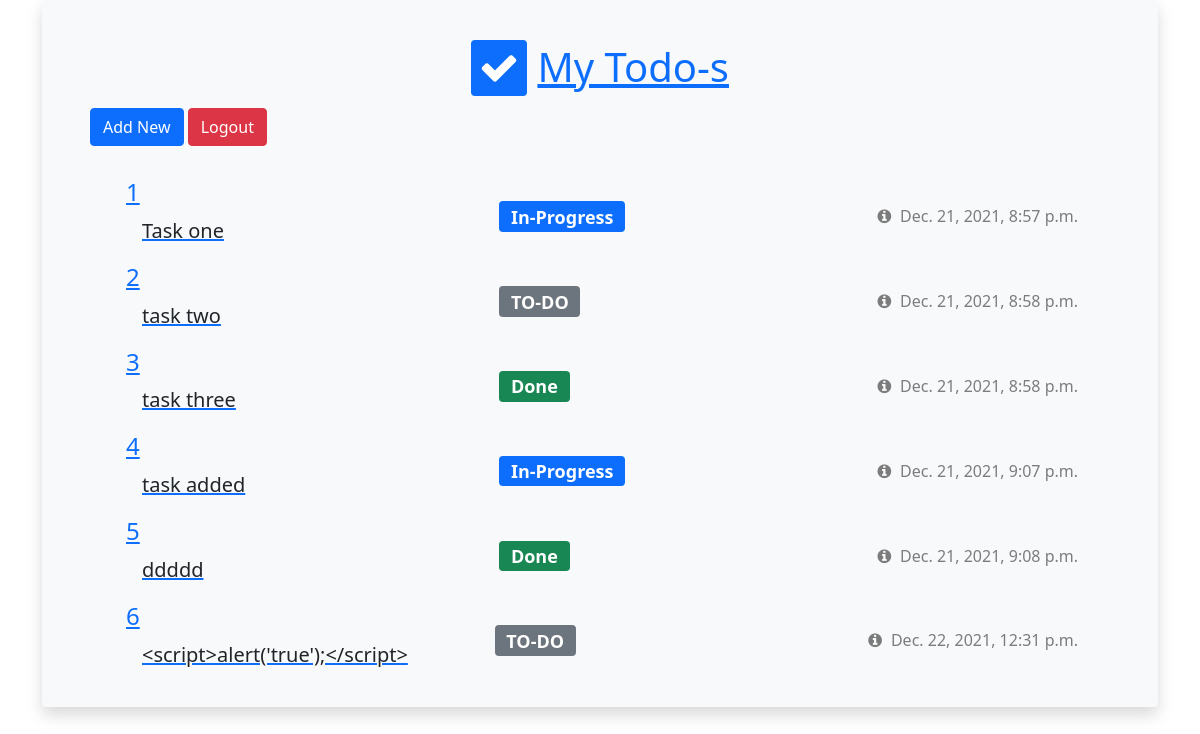
Screenshot of / (signed in) with the database file from the repository.
### todo/models.py (models this page shows, shortened)
class Task(models.Model):
    title = models.CharField(max_length=300)
    state = models.CharField(
        max_length=1, choices=TASKSTATES.choices, default=TASKSTATES.TODO
    )
    creation_date = models.DateTimeField(auto_now_add=True)

### todo/views.py (the view)
# urls.py: path("", views.dashboard, name="dashboard"),
def dashboard(request):
    if not request.user.is_authenticated:
        return redirect("%s?next=%s" % (settings.LOGIN_URL, request.path))
    tasks = Task.objects.all()
    return render(request, "dashboard.html", {"tasks": tasks})

### todo/templates/dashboard.html (shortened to what this page needs)
{% extends "base.html" %}
{% block content %}
<div class="container m-6 p-2 rounded mx-auto bg-light shadow">
    <div class="row m-1 p-4">
        <div class="col">
            <div class="p-1 h1 text-primary text-center mx-auto display-inline-block">
                <i class="fa fa-check bg-primary text-white rounded p-2"></i>
                <u>My Todo-s</u>
            </div>
            <a class="btn btn-primary" href="/todolist/add/" role="button">Add New</a>
            <a class="btn btn-danger" href="/user/logout" role="button">Logout</a>
        </div>
    </div>
    <div class="row mx-1 px-5 pb-3 w-80">
        <div class="col mx-auto">
            {% for task in tasks %}
            <div class="row px-3 align-items-center todo-item rounded">
                <div class="col px-1 m-1 d-flex align-items-center">
                    <a href="{{task.id}}">
                        <h4 class="mb-0">{{task.id}} </h4>
                        <input type="text"
                            class="form-control form-control-lg border-0 edit-todo-input bg-transparent rounded px-3"
                            readonly value="{{task.title}}" title="{{task.title}}" />
                    </a>
                </div>
                <div class="col px-1  m-1 d-flex">
                    <h4 class="mb-0"><span
                            class="{% if task.state == 'T' %}badge bg-secondary{% endif %} {% if task.state == 'I' %}badge bg-primary{% endif %} {% if task.state == 'D' %}badge bg-success{% endif %}">{{task.get_state_display}}</span>
                    </h4>
                </div>
                <div class="col-auto m-1 p-0 todo-actions">
                    <div class="row todo-created-info">
                        <div class="col-auto d-flex align-items-center pr-2">
                            <i class="fa fa-info-circle my-2 px-2 text-black-50 btn" data-toggle="tooltip"
                                data-placement="bottom" title="Creation date" data-original-title="Created date"></i>
                            <label class="date-label my-2 text-black-50">{{task.creation_date}}</label>
                        </div>
                    </div>
                </div>
            </div>
            {% endfor %}
        </div>
    </div>
</div>
{% endblock content %}

### rows the page displays
Task: id "1", title "Task one", state "In-Progress", creation_date "Dec. 21, 2021, 8:57 p.m."
Task: id "2", title "task two", state "TO-DO", creation_date "Dec. 21, 2021, 8:58 p.m."
Task: id "3", title "task three", state "Done", creation_date "Dec. 21, 2021, 8:58 p.m."
Task: id "4", title "task added", state "In-Progress", creation_date "Dec. 21, 2021, 9:07 p.m."
Task: id "5", title "ddddd", state "Done", creation_date "Dec. 21, 2021, 9:08 p.m."
Task: id "6", title "<script>alert('true');</script>", state "TO-DO", creation_date "Dec. 22, 2021, 12:31 p.m."
